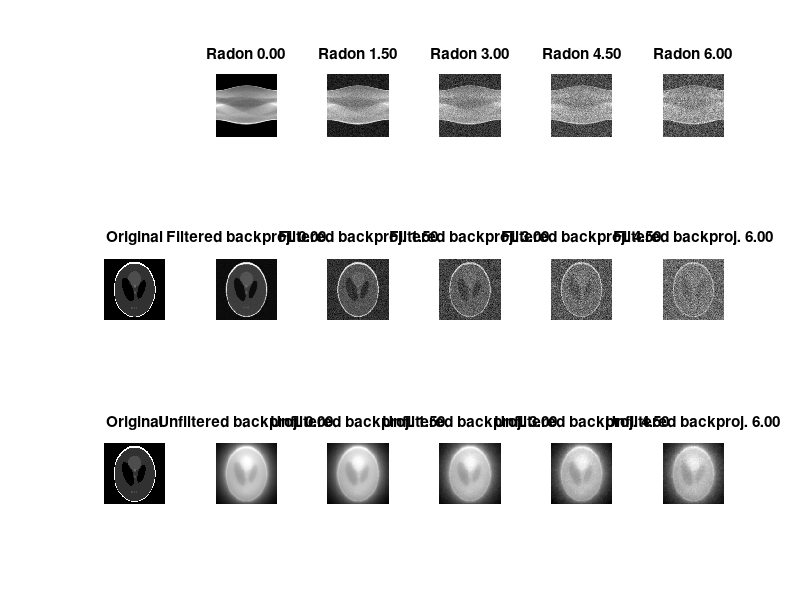

Write the MATLAB code that produced this figure.
numsteps = 5;
varincrements = 1.5;
P = phantom(128); 
%P = rgb2gray(imread('small_beetle.jpg'));
P = double(P)./double(max(P(:)));
R = radon(P,0:179);

subplot(3, numsteps+1, numsteps+2), imshow(P), title('Original')
subplot(3, numsteps+1, 2*numsteps+3), imshow(P), title('Original')

for i = 0:numsteps-1
    var = varincrements*i;
    noise = var*randn(size(R));
    noisyRad = R + noise;
    
    I1 = iradon(noisyRad,0:179);
    I2 = iradon(noisyRad,0:179,'linear','none');
    subplot(3,numsteps+1,2+i), imshow(noisyRad,[]), title(sprintf('Radon %.2f', var))
    subplot(3,numsteps+1,numsteps+3+i), imshow(I1,[]), title(sprintf('Filtered backproj. %.2f', var))
    subplot(3,numsteps+1,2*numsteps+4+i), imshow(I2,[]), title(sprintf('Unfiltered backproj. %.2f', var))
end
